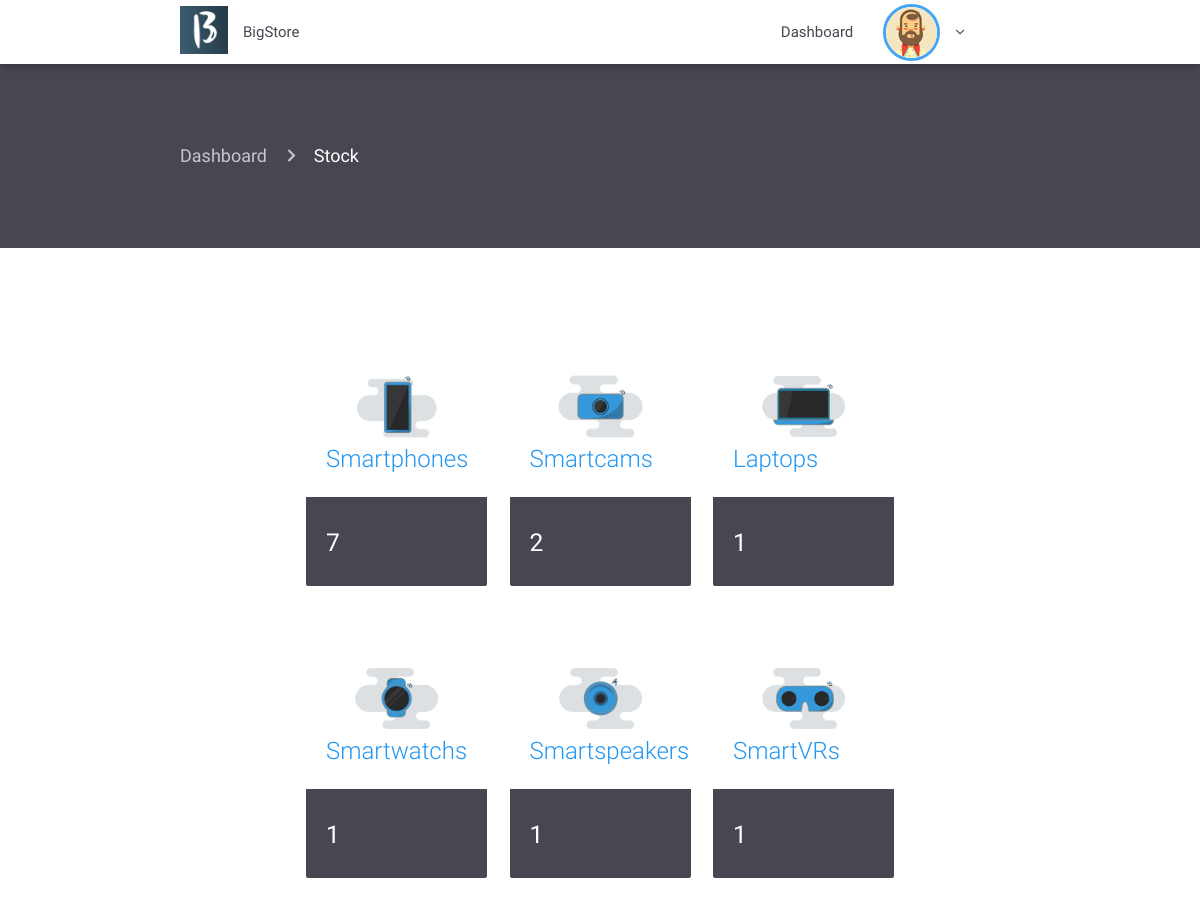
The app's page /admin/products.php (signed in) with its own data.
### tables this page shows
CREATE TABLE `category` (
  `id` int(11) NOT NULL,
  `name` varchar(1000) NOT NULL,
  `icon` varchar(1000) NOT NULL
);

### admin/products.php (the view, shortened to what this page needs)
<?php
 require 'includes/header.php';
 require 'includes/navconnected.php'; ?>
 <div class="container-fluid product-page">
   <div class="container current-page">
      <nav>
        <div class="nav-wrapper">
          <div class="col s12">
            <a href="index" class="breadcrumb">Dashboard</a>
            <a href="products" class="breadcrumb">Stock</a>
          </div>
        </div>
      </nav>
    </div>
   </div>
   <div class="container stock">
     <div class="container">
       <div class="row">
           <?php
           include '../db.php';
            $querystock = "SELECT
            product.id_category as 'name',
            count(product.id_category) as 'total',
            category.id as 'id_cat',
            category.name as 'name',
            category.icon as 'icon'
            FROM product, category
            WHERE product.id_category = category.id
            GROUP BY category.id";
            $resultstock = $connection->query($querystock);
            if ($resultstock->num_rows > 0) {
              while($rowstock = $resultstock->fetch_assoc()) {
               $id_cat = $rowstock['id_cat'];
               $name = $rowstock['name'];
               $icon = $rowstock['icon'];
               $total = $rowstock['total'];
           ?>
           <div class="col s12 m4">
             <div class="card hoverable animated slideInUp wow">
               <div class="card-image">
                 <a href="productstock.php?id=<?= $id_cat; ?>&category=<?= $name; ?>&icon=<?= $icon; ?>">
                   <img src="src/img/<?= $icon; ?>.png" alt=""></a>
                 <span class="card-title blue-text"><?= $name; ?>s</span>
               </div>
               <div class="card-content">
                 <h5 class="white-text"><?= $total; ?></h5>
               </div>
             </div>
           </div>
         <?php }} ?>
       </div>
     </div>
   </div>
 <?php require 'includes/footer.php'; ?>

### admin/src/css/style.css (style rules this page uses)
.product-page { padding-top: 60px; padding-bottom: 60px; background-color: #494551; }
.product-page nav { background: none; box-shadow: none; }
.stock { padding-bottom: 20px; padding-top: 60px; }
.stock .card { box-shadow: none; }
.stock .card .card-content { background-color: #494551; }

### records on screen
category: icon (picture), name "Smartphone", total "7"
category: shows a picture, name "Smartcam", total "2"
category: icon (picture), name "Laptop", total "1"
category: icon (picture), name "Smartwatch", total "1"
category: icon (picture), name "Smartspeaker", total "1"
category: shows a picture, name "SmartVR", total "1"
